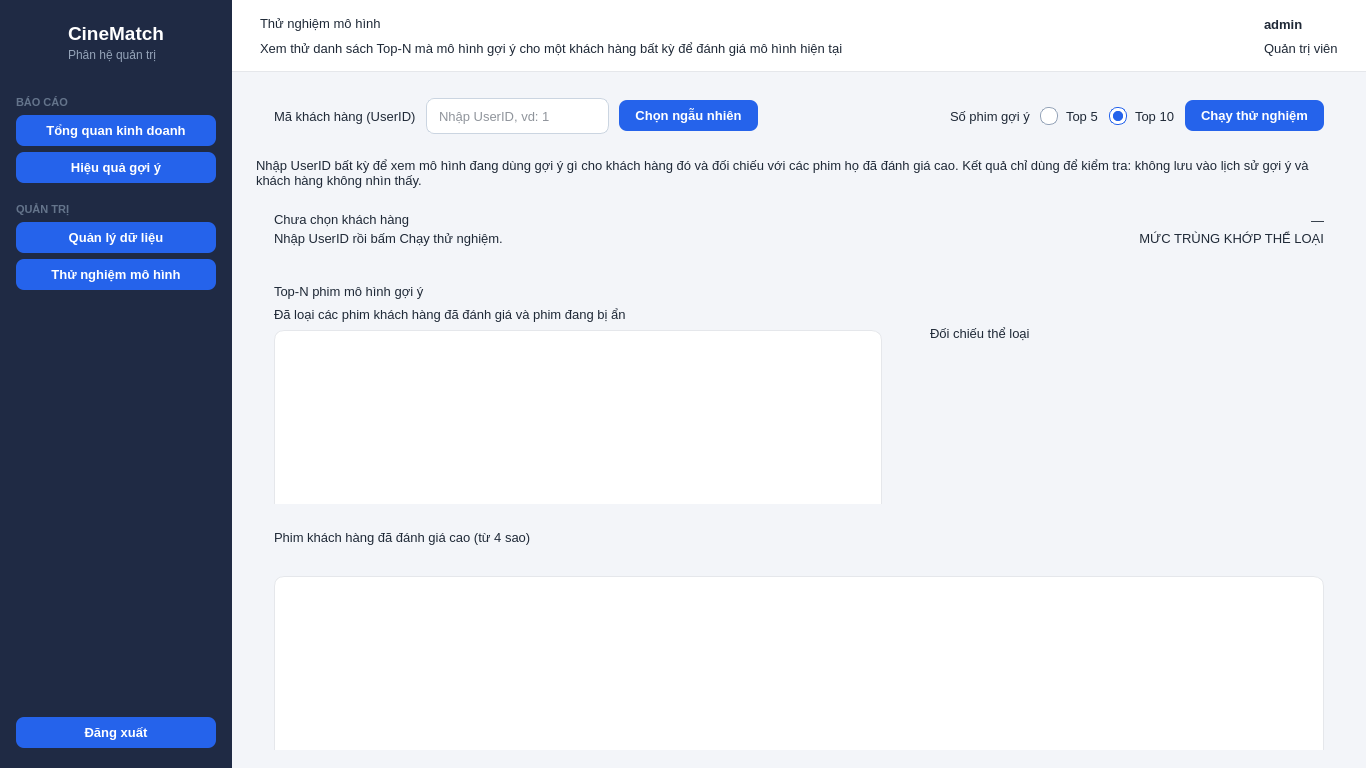
<?xml version='1.0' encoding='UTF-8'?>
<ui version="4.0">
 <class>MainWindow</class>
 <widget class="QMainWindow" name="MainWindow">
  <property name="geometry">
   <rect>
    <x>0</x>
    <y>0</y>
    <width>1366</width>
    <height>768</height>
   </rect>
  </property>
  <property name="minimumSize">
   <size>
    <width>1100</width>
    <height>640</height>
   </size>
  </property>
  <property name="windowTitle">
   <string>CineMatch - Thử nghiệm mô hình</string>
  </property>
  <property name="windowIcon">
   <iconset>
    <normaloff>../images/ic_logo.png</normaloff>
    ../images/ic_logo.png
   </iconset>
  </property>
  <property name="styleSheet">
   <string notr="true">QMainWindow { background-color: #F3F5F9; }
QWidget { font-family: "Segoe UI"; font-size: 10pt; color: #1F2937; }
QWidget#centralwidget { background-color: #F3F5F9; }
QLabel { background: transparent; }
QLabel[role="title"] { font-size: 20pt; font-weight: 700; color: #111827; }
QLabel[role="subtitle"] { font-size: 10pt; color: #6B7280; }
QLabel[role="field"] { font-weight: 600; color: #374151; }
QLabel[role="section"] { font-size: 13pt; font-weight: 700; color: #1F2A44; }
QLabel[role="step"] { font-size: 11pt; font-weight: 700; color: #2563EB; }
QLabel[role="muted"] { color: #6B7280; }
QLabel[role="pageTitle"] { font-size: 15pt; font-weight: 700; color: #111827; }
QLabel[role="info"] { background-color: #FFFBEB; border: 1px solid #FDE68A; border-radius: 10px; padding: 10px 14px; color: #92400E; }
QLineEdit, QComboBox, QSpinBox, QDateEdit { background-color: #FFFFFF; border: 1px solid #CBD5E1; border-radius: 8px; padding: 7px 10px; min-height: 20px; }
QLineEdit:focus, QComboBox:focus, QSpinBox:focus, QDateEdit:focus { border: 1px solid #2563EB; }
QLineEdit:disabled, QComboBox:disabled, QDateEdit:disabled, QSpinBox:disabled { background-color: #F1F5F9; color: #94A3B8; }
QLineEdit[readOnly="true"] { background-color: #F8FAFC; color: #64748B; }
QComboBox::drop-down { border: none; width: 26px; }
QComboBox::down-arrow, QDateEdit::down-arrow { image: url(../images/ic_down.png); width: 14px; height: 14px; }
QDateEdit::drop-down { border: none; width: 26px; }
QComboBox QAbstractItemView { background-color: #FFFFFF; border: 1px solid #CBD5E1; selection-background-color: #DBEAFE; selection-color: #111827; outline: 0; }
QPushButton { background-color: #2563EB; color: #FFFFFF; border: none; border-radius: 8px; padding: 8px 16px; font-weight: 600; }
QPushButton:hover { background-color: #1D4ED8; }
QPushButton:pressed { background-color: #1E40AF; }
QPushButton:disabled { background-color: #BFDBFE; color: #EFF6FF; }
QPushButton[secondary="true"] { background-color: #FFFFFF; color: #2563EB; border: 1px solid #93C5FD; }
QPushButton[secondary="true"]:hover { background-color: #EFF6FF; border: 1px solid #2563EB; }
QPushButton[secondary="true"]:disabled { color: #94A3B8; border: 1px solid #E2E8F0; background-color: #F8FAFC; }
QPushButton[danger="true"] { background-color: #DC2626; }
QPushButton[danger="true"]:hover { background-color: #B91C1C; }
QPushButton[success="true"] { background-color: #16A34A; }
QPushButton[success="true"]:hover { background-color: #15803D; }
QPushButton[dangerOutline="true"] { background-color: #FFFFFF; color: #DC2626; border: 1px solid #FCA5A5; }
QPushButton[dangerOutline="true"]:hover { background-color: #FEF2F2; border: 1px solid #DC2626; }
QPushButton[link="true"] { background-color: transparent; color: #2563EB; padding: 2px 4px; border: none; font-weight: 600; }
QPushButton[link="true"]:hover { color: #1E40AF; text-decoration: underline; }
QCheckBox, QRadioButton { spacing: 8px; background: transparent; }
QCheckBox::indicator, QRadioButton::indicator { width: 16px; height: 16px; }
QCheckBox::indicator { border: 1px solid #94A3B8; border-radius: 4px; background-color: #FFFFFF; }
QCheckBox::indicator:checked { border: 1px solid #2563EB; background-color: #2563EB; image: url(../images/ic_tick.png); }
QRadioButton::indicator { border: 1px solid #94A3B8; border-radius: 8px; background-color: #FFFFFF; }
QRadioButton::indicator:checked { border: 1px solid #2563EB; background-color: qradialgradient(cx:0.5, cy:0.5, radius:0.5, fx:0.5, fy:0.5, stop:0 #2563EB, stop:0.55 #2563EB, stop:0.65 #FFFFFF, stop:1 #FFFFFF); }
QSpinBox { padding-right: 24px; }
QSpinBox::up-button, QSpinBox::down-button { subcontrol-origin: border; width: 22px; border: none; background: transparent; }
QSpinBox::up-button { subcontrol-position: top right; }
QSpinBox::down-button { subcontrol-position: bottom right; }
QSpinBox::up-arrow { image: url(../images/ic_up.png); width: 14px; height: 14px; }
QSpinBox::down-arrow { image: url(../images/ic_down.png); width: 14px; height: 14px; }
QFrame[card="true"] { background-color: #FFFFFF; border: 1px solid #E5E7EB; border-radius: 12px; }
QGroupBox { background-color: #FFFFFF; border: 1px solid #E5E7EB; border-radius: 12px; margin-top: 24px; padding: 16px 12px 12px 12px; font-size: 11pt; font-weight: 700; color: #1F2A44; }
QGroupBox::title { subcontrol-origin: margin; subcontrol-position: top left; left: 12px; padding: 0px 6px; }
QTableWidget { background-color: #FFFFFF; border: 1px solid #E5E7EB; border-radius: 10px; gridline-color: #F1F5F9; alternate-background-color: #F8FAFC; selection-background-color: #DBEAFE; selection-color: #111827; }
QHeaderView::section { background-color: #EEF2FF; color: #1F2A44; font-weight: 700; padding: 7px 6px; border: none; border-right: 1px solid #E0E7FF; border-bottom: 1px solid #E0E7FF; }
QTabWidget::pane { border: none; background: transparent; }
QTabBar::tab { background: transparent; color: #64748B; padding: 10px 22px; font-weight: 700; border: none; border-bottom: 3px solid transparent; margin-right: 6px; }
QTabBar::tab:selected { color: #2563EB; border-bottom: 3px solid #2563EB; }
QTabBar::tab:hover { color: #1D4ED8; }
QScrollArea { border: none; background: transparent; }
QWidget#scrollAreaHomeContents, QWidget#scrollAreaOverviewContents, QWidget#scrollAreaCustomersContents, QWidget#scrollAreaMoviesContents, QWidget#scrollAreaStatsContents { background: transparent; }
QStatusBar { background-color: #FFFFFF; color: #64748B; border-top: 1px solid #E5E7EB; }
QListWidget { background-color: #FFFFFF; border: 1px solid #E5E7EB; border-radius: 10px; padding: 6px; outline: 0; }
QListWidget::item { padding: 8px 8px; border-radius: 6px; }
QListWidget::item:selected { background-color: #DBEAFE; color: #1E3A8A; }
QListWidget::item:hover { background-color: #F1F5F9; }
QFrame#frameHeader { background-color: #FFFFFF; border-bottom: 1px solid #E5E7EB; }
QFrame#frameSidebar { background-color: #1F2A44; }
QFrame#frameForm { background-color: #FFFFFF; }
QFrame#frameBanner { border-image: url(../images/ic_banner.png) 0 0 0 0 stretch stretch; }
QLabel[banner="title"] { color: #FFFFFF; font-size: 28pt; font-weight: 800; }
QLabel[banner="text"] { color: #E2E8F0; font-size: 11pt; }
QLabel[banner="foot"] { color: #94A3B8; font-size: 9pt; }
QLabel#labelSidebarTitle { color: #FFFFFF; font-size: 14pt; font-weight: 800; }
QLabel#labelSidebarSub { color: #94A3B8; font-size: 9pt; }
QPushButton[nav="true"] { background-color: transparent; color: #CBD5E1; text-align: left; padding: 11px 14px; border-radius: 8px; font-weight: 600; }
QPushButton[nav="true"]:hover { background-color: #2C3A5C; color: #FFFFFF; }
QPushButton[active="true"] { background-color: #2563EB; color: #FFFFFF; }
QLabel[kpi="value"] { font-size: 19pt; font-weight: 800; color: #111827; }
QLabel[kpi="caption"] { font-size: 9pt; font-weight: 600; color: #6B7280; }
QFrame#framePredict { background-color: #FFFBEB; border: 1px solid #FDE68A; border-radius: 12px; }
QLabel#labelPredictValue { font-size: 26pt; font-weight: 800; color: #B45309; }
QLabel#labelPredictCaption { font-weight: 700; color: #92400E; }
QPushButton[chip="true"] { background-color: #FFFFFF; color: #334155; border: 1px solid #CBD5E1; border-radius: 18px; padding: 9px 16px; font-weight: 600; }
QPushButton[chip="true"]:hover { border: 1px solid #2563EB; color: #1D4ED8; background-color: #FFFFFF; }
QPushButton[chip="true"]:checked { background-color: #2563EB; color: #FFFFFF; border: 1px solid #2563EB; }
QLabel[role="hint"] { color: #94A3B8; font-size: 9pt; }
QLabel[role="countdown"] { font-weight: 700; color: #B45309; }
QLabel[role="cardTitle"] { font-size: 11.5pt; font-weight: 700; color: #111827; }
QLabel[role="insight"] { color: #475569; }
QLabel[role="badge"] { background-color: #EEF2FF; color: #3730A3; border-radius: 10px; padding: 4px 10px; font-weight: 700; font-size: 9pt; }
QFrame#frameFilterBar { background-color: #FFFFFF; border: 1px solid #E5E7EB; border-radius: 12px; }
QFrame#frameHighlights { background-color: #F8FAFF; border: 1px solid #C7D2FE; border-radius: 12px; }
QProgressBar { border: 1px solid #CBD5E1; border-radius: 8px; background-color: #FFFFFF; text-align: center; height: 18px; }
QProgressBar::chunk { background-color: #2563EB; border-radius: 7px; }
QFrame[movieCard="true"] { background-color: #FFFFFF; border: 1px solid #E5E7EB; border-radius: 12px; }
QFrame[movieCard="true"]:hover { border: 1px solid #60A5FA; background-color: #F8FBFF; }
QLabel[role="match"] { background-color: #DCFCE7; color: #166534; border-radius: 9px; padding: 2px 8px; font-weight: 700; font-size: 9pt; }
QLabel[role="cardScore"] { color: #B45309; font-weight: 700; font-size: 9.5pt; }
QFrame#frameHistoryFilter { background-color: #FFFFFF; border: 1px solid #E5E7EB; border-radius: 12px; }
QWidget#pageBrowse, QWidget#pageResults, QWidget#scrollAreaResultsContents, QWidget#widgetRecommendSection { background: transparent; }
QDialog { background-color: #F3F5F9; }
QProgressBar#progressBarMatch { border: none; border-radius: 5px; background-color: #FDE68A; }
QProgressBar#progressBarMatch::chunk { border-radius: 5px; background-color: #16A34A; }
</string>
  </property>
  <widget class="QWidget" name="centralwidget">
   <layout class="QHBoxLayout" name="horizontalLayout">
    <property name="spacing">
     <number>0</number>
    </property>
    <property name="leftMargin">
     <number>0</number>
    </property>
    <property name="topMargin">
     <number>0</number>
    </property>
    <property name="rightMargin">
     <number>0</number>
    </property>
    <property name="bottomMargin">
     <number>0</number>
    </property>
    <item>
     <widget class="QFrame" name="frameSidebar">
      <property name="minimumSize">
       <size>
        <width>232</width>
        <height>0</height>
       </size>
      </property>
      <property name="maximumSize">
       <size>
        <width>232</width>
        <height>16777215</height>
       </size>
      </property>
      <layout class="QVBoxLayout" name="verticalLayoutSidebar">
       <property name="spacing">
        <number>6</number>
       </property>
       <property name="leftMargin">
        <number>16</number>
       </property>
       <property name="topMargin">
        <number>22</number>
       </property>
       <property name="rightMargin">
        <number>16</number>
       </property>
       <property name="bottomMargin">
        <number>20</number>
       </property>
       <item>
        <layout class="QHBoxLayout" name="horizontalLayoutBrand">
         <property name="spacing">
          <number>10</number>
         </property>
         <property name="leftMargin">
          <number>0</number>
         </property>
         <property name="topMargin">
          <number>0</number>
         </property>
         <property name="rightMargin">
          <number>0</number>
         </property>
         <property name="bottomMargin">
          <number>0</number>
         </property>
         <item>
          <widget class="QLabel" name="labelSidebarLogo">
           <property name="minimumSize">
            <size>
             <width>42</width>
             <height>42</height>
            </size>
           </property>
           <property name="maximumSize">
            <size>
             <width>42</width>
             <height>42</height>
            </size>
           </property>
           <property name="text">
            <string />
           </property>
           <property name="pixmap">
            <pixmap>../images/ic_logo.png</pixmap>
           </property>
           <property name="scaledContents">
            <bool>true</bool>
           </property>
          </widget>
         </item>
         <item>
          <layout class="QVBoxLayout" name="verticalLayoutBrand">
           <property name="spacing">
            <number>0</number>
           </property>
           <property name="leftMargin">
            <number>0</number>
           </property>
           <property name="topMargin">
            <number>0</number>
           </property>
           <property name="rightMargin">
            <number>0</number>
           </property>
           <property name="bottomMargin">
            <number>0</number>
           </property>
           <item>
            <widget class="QLabel" name="labelSidebarTitle">
             <property name="text">
              <string>CineMatch</string>
             </property>
            </widget>
           </item>
           <item>
            <widget class="QLabel" name="labelSidebarSub">
             <property name="text">
              <string>Phân hệ quản trị</string>
             </property>
            </widget>
           </item>
          </layout>
         </item>
        </layout>
       </item>
       <item>
        <spacer name="verticalSpacer">
         <property name="orientation">
          <enum>Qt::Vertical</enum>
         </property>
         <property name="sizeType">
          <enum>QSizePolicy::Fixed</enum>
         </property>
         <property name="sizeHint" stdset="0">
          <size>
           <width>20</width>
           <height>26</height>
          </size>
         </property>
        </spacer>
       </item>
       <item>
        <widget class="QLabel" name="labelMenu">
         <property name="text">
          <string>BÁO CÁO</string>
         </property>
         <property name="styleSheet">
          <string notr="true">color: #64748B; font-size: 8pt; font-weight: 700;</string>
         </property>
        </widget>
       </item>
       <item>
        <widget class="QPushButton" name="pushButtonNavDashboard">
         <property name="text">
          <string>Tổng quan kinh doanh</string>
         </property>
         <property name="cursor">
          <cursorShape>PointingHandCursor</cursorShape>
         </property>
         <property name="icon">
          <iconset>
           <normaloff>../images/ic_dashboard.png</normaloff>
           ../images/ic_dashboard.png
          </iconset>
         </property>
         <property name="iconSize">
          <size>
           <width>20</width>
           <height>20</height>
          </size>
         </property>
         <property name="nav" stdset="0">
          <bool>true</bool>
         </property>
        </widget>
       </item>
       <item>
        <widget class="QPushButton" name="pushButtonNavRecommend">
         <property name="text">
          <string>Hiệu quả gợi ý</string>
         </property>
         <property name="cursor">
          <cursorShape>PointingHandCursor</cursorShape>
         </property>
         <property name="icon">
          <iconset>
           <normaloff>../images/ic_topn_nav.png</normaloff>
           ../images/ic_topn_nav.png
          </iconset>
         </property>
         <property name="iconSize">
          <size>
           <width>20</width>
           <height>20</height>
          </size>
         </property>
         <property name="nav" stdset="0">
          <bool>true</bool>
         </property>
         </widget>
       </item>
       <item>
        <spacer name="verticalSpacer_2">
         <property name="orientation">
          <enum>Qt::Vertical</enum>
         </property>
         <property name="sizeType">
          <enum>QSizePolicy::Fixed</enum>
         </property>
         <property name="sizeHint" stdset="0">
          <size>
           <width>20</width>
           <height>14</height>
          </size>
         </property>
        </spacer>
       </item>
       <item>
        <widget class="QLabel" name="labelMenu2">
         <property name="text">
          <string>QUẢN TRỊ</string>
         </property>
         <property name="styleSheet">
          <string notr="true">color: #64748B; font-size: 8pt; font-weight: 700;</string>
         </property>
        </widget>
       </item>
       <item>
        <widget class="QPushButton" name="pushButtonNavData">
         <property name="text">
          <string>Quản lý dữ liệu</string>
         </property>
         <property name="cursor">
          <cursorShape>PointingHandCursor</cursorShape>
         </property>
         <property name="icon">
          <iconset>
           <normaloff>../images/ic_database.png</normaloff>
           ../images/ic_database.png
          </iconset>
         </property>
         <property name="iconSize">
          <size>
           <width>20</width>
           <height>20</height>
          </size>
         </property>
         <property name="nav" stdset="0">
          <bool>true</bool>
         </property>
        </widget>
       </item>
       <item>
 <widget class="QPushButton" name="pushButtonNavModelTest">
  <property name="text"><string>Thử nghiệm mô hình</string></property>
  <property name="cursor"><cursorShape>PointingHandCursor</cursorShape></property>
  <property name="icon"><iconset>
<normaloff>../images/ic_model.png</normaloff>../images/ic_model.png</iconset></property>
  <property name="iconSize"><size><width>20</width><height>20</height></size></property>
  <property name="nav" stdset="0"><bool>true</bool></property>
  
 <property name="active" stdset="0"><bool>true</bool></property></widget>
</item><item>
        <spacer name="verticalSpacer_3">
         <property name="orientation">
          <enum>Qt::Vertical</enum>
         </property>
         <property name="sizeHint" stdset="0">
          <size>
           <width>20</width>
           <height>20</height>
          </size>
         </property>
        </spacer>
       </item>
       <item>
        <widget class="QPushButton" name="pushButtonLogout">
         <property name="text">
          <string>Đăng xuất</string>
         </property>
         <property name="cursor">
          <cursorShape>PointingHandCursor</cursorShape>
         </property>
         <property name="icon">
          <iconset>
           <normaloff>../images/ic_logout.png</normaloff>
           ../images/ic_logout.png
          </iconset>
         </property>
         <property name="iconSize">
          <size>
           <width>20</width>
           <height>20</height>
          </size>
         </property>
         <property name="nav" stdset="0">
          <bool>true</bool>
         </property>
        </widget>
       </item>
      </layout>
     </widget>
    </item>
    <item>
     <widget class="QFrame" name="frameMain">
      <layout class="QVBoxLayout" name="verticalLayoutMain">
       <property name="spacing">
        <number>0</number>
       </property>
       <property name="leftMargin">
        <number>0</number>
       </property>
       <property name="topMargin">
        <number>0</number>
       </property>
       <property name="rightMargin">
        <number>0</number>
       </property>
       <property name="bottomMargin">
        <number>0</number>
       </property>
       <item>
        <widget class="QFrame" name="frameHeader">
         <property name="minimumSize">
          <size>
           <width>0</width>
           <height>72</height>
          </size>
         </property>
         <property name="maximumSize">
          <size>
           <width>16777215</width>
           <height>72</height>
          </size>
         </property>
         <layout class="QHBoxLayout" name="horizontalLayoutHeader">
          <property name="spacing">
           <number>10</number>
          </property>
          <property name="leftMargin">
           <number>28</number>
          </property>
          <property name="topMargin">
           <number>12</number>
          </property>
          <property name="rightMargin">
           <number>28</number>
          </property>
          <property name="bottomMargin">
           <number>12</number>
          </property>
          <item>
           <layout class="QVBoxLayout" name="verticalLayoutPageTitle">
            <property name="spacing">
             <number>2</number>
            </property>
            <property name="leftMargin">
             <number>0</number>
            </property>
            <property name="topMargin">
             <number>0</number>
            </property>
            <property name="rightMargin">
             <number>0</number>
            </property>
            <property name="bottomMargin">
             <number>0</number>
            </property>
            <item>
             <widget class="QLabel" name="labelPageTitle">
              <property name="text">
               <string>Thử nghiệm mô hình</string>
              </property>
              <property name="role" stdset="0">
               <string notr="true">pageTitle</string>
              </property>
             </widget>
            </item>
            <item>
             <widget class="QLabel" name="labelPageSub">
              <property name="text">
               <string>Xem thử danh sách Top-N mà mô hình gợi ý cho một khách hàng bất kỳ để đánh giá mô hình hiện tại</string>
              </property>
              <property name="role" stdset="0">
               <string notr="true">muted</string>
              </property>
             </widget>
            </item>
           </layout>
          </item>
          <item>
           <spacer name="horizontalSpacer">
            <property name="orientation">
             <enum>Qt::Horizontal</enum>
            </property>
            <property name="sizeHint" stdset="0">
             <size>
              <width>20</width>
              <height>20</height>
             </size>
            </property>
           </spacer>
          </item>
          <item>
           <widget class="QLabel" name="labelAvatar">
            <property name="minimumSize">
             <size>
              <width>32</width>
              <height>32</height>
             </size>
            </property>
            <property name="maximumSize">
             <size>
              <width>32</width>
              <height>32</height>
             </size>
            </property>
            <property name="text">
             <string />
            </property>
            <property name="pixmap">
             <pixmap>../images/ic_avatar_dark.png</pixmap>
            </property>
            <property name="scaledContents">
             <bool>true</bool>
            </property>
           </widget>
          </item>
          <item>
           <layout class="QVBoxLayout" name="verticalLayoutAdmin">
            <property name="spacing">
             <number>0</number>
            </property>
            <property name="leftMargin">
             <number>0</number>
            </property>
            <property name="topMargin">
             <number>0</number>
            </property>
            <property name="rightMargin">
             <number>0</number>
            </property>
            <property name="bottomMargin">
             <number>0</number>
            </property>
            <item>
             <widget class="QLabel" name="labelAdminName">
              <property name="text">
               <string>admin</string>
              </property>
              <property name="styleSheet">
               <string notr="true">font-weight: 700;</string>
              </property>
             </widget>
            </item>
            <item>
             <widget class="QLabel" name="labelAdminRole">
              <property name="text">
               <string>Quản trị viên</string>
              </property>
              <property name="role" stdset="0">
               <string notr="true">muted</string>
              </property>
             </widget>
            </item>
           </layout>
          </item>
         </layout>
        </widget>
       </item>
       <item>
        <widget class="QWidget" name="widgetContent">
 <layout class="QVBoxLayout" name="verticalLayoutContent" stretch="0,0,0,1">
  <property name="spacing"><number>12</number></property><property name="leftMargin"><number>24</number></property><property name="topMargin"><number>14</number></property><property name="rightMargin"><number>24</number></property><property name="bottomMargin"><number>18</number></property>
  <item>
   <widget class="QFrame" name="frameInput">
    <property name="card" stdset="0"><bool>true</bool></property>
    <layout class="QHBoxLayout" name="horizontalLayoutInput">
     <property name="spacing"><number>10</number></property><property name="leftMargin"><number>18</number></property><property name="topMargin"><number>12</number></property><property name="rightMargin"><number>18</number></property><property name="bottomMargin"><number>12</number></property>
     <item><widget class="QLabel" name="labelUserId"><property name="text"><string>Mã khách hàng (UserID)</string></property><property name="role" stdset="0"><string notr="true">field</string></property></widget></item>
     <item>
      <widget class="QLineEdit" name="lineEditUserId">
       <property name="minimumSize"><size><width>170</width><height>0</height></size></property>
       <property name="maximumSize"><size><width>220</width><height>16777215</height></size></property>
       <property name="placeholderText"><string>Nhập UserID, vd: 1</string></property>
       <property name="clearButtonEnabled"><bool>true</bool></property>
      </widget>
     </item>
     <item>
      <widget class="QPushButton" name="pushButtonRandomUser">
       <property name="text"><string>Chọn ngẫu nhiên</string></property>
       <property name="cursor"><cursorShape>PointingHandCursor</cursorShape></property>
       <property name="secondary" stdset="0"><bool>true</bool></property>
      </widget>
     </item>
     <item>
      <spacer name="horizontalSpacerInput">
       <property name="orientation"><enum>Qt::Horizontal</enum></property>
       <property name="sizeHint" stdset="0"><size><width>40</width><height>20</height></size></property>
      </spacer>
     </item>
     <item><widget class="QLabel" name="labelTopN"><property name="text"><string>Số phim gợi ý</string></property><property name="role" stdset="0"><string notr="true">field</string></property></widget></item>
     <item><widget class="QRadioButton" name="radioButtonTop5"><property name="text"><string>Top 5</string></property></widget></item>
     <item><widget class="QRadioButton" name="radioButtonTop10"><property name="text"><string>Top 10</string></property><property name="checked"><bool>true</bool></property></widget></item>
     <item>
      <widget class="QPushButton" name="pushButtonRunTest">
       <property name="text"><string>Chạy thử nghiệm</string></property>
       <property name="cursor"><cursorShape>PointingHandCursor</cursorShape></property>
       <property name="icon"><iconset>
<normaloff>../images/ic_predict.png</normaloff>../images/ic_predict.png</iconset></property>
       <property name="iconSize"><size><width>18</width><height>18</height></size></property>
      </widget>
     </item>
    </layout>
   </widget>
  </item>
  <item><widget class="QLabel" name="labelTestNote"><property name="text"><string>Nhập UserID bất kỳ để xem mô hình đang dùng gợi ý gì cho khách hàng đó và đối chiếu với các phim họ đã đánh giá cao. Kết quả chỉ dùng để kiểm tra: không lưu vào lịch sử gợi ý và khách hàng không nhìn thấy.</string></property><property name="role" stdset="0"><string notr="true">info</string></property><property name="wordWrap"><bool>true</bool></property></widget></item>
  <item>
   <widget class="QFrame" name="frameUserSummary">
    <property name="card" stdset="0"><bool>true</bool></property>
    <layout class="QHBoxLayout" name="horizontalLayoutUserSummary">
     <property name="spacing"><number>14</number></property><property name="leftMargin"><number>18</number></property><property name="topMargin"><number>12</number></property><property name="rightMargin"><number>18</number></property><property name="bottomMargin"><number>12</number></property>
     <item>
      <layout class="QVBoxLayout" name="verticalLayoutUserInfo">
       <property name="spacing"><number>4</number></property>
       <item><widget class="QLabel" name="labelUserTitle"><property name="text"><string>Chưa chọn khách hàng</string></property><property name="role" stdset="0"><string notr="true">cardTitle</string></property></widget></item>
       <item><widget class="QLabel" name="labelUserDetail"><property name="text"><string>Nhập UserID rồi bấm Chạy thử nghiệm.</string></property><property name="role" stdset="0"><string notr="true">insight</string></property><property name="wordWrap"><bool>true</bool></property></widget></item>
      </layout>
     </item>
     <item>
      <layout class="QVBoxLayout" name="verticalLayoutMatch">
       <property name="spacing"><number>2</number></property>
       <item><widget class="QLabel" name="labelMatchValue"><property name="text"><string>—</string></property><property name="kpi" stdset="0"><string notr="true">value</string></property><property name="alignment"><set>Qt::AlignRight|Qt::AlignVCenter</set></property></widget></item>
       <item><widget class="QLabel" name="labelMatchCaption"><property name="text"><string>MỨC TRÙNG KHỚP THỂ LOẠI</string></property><property name="kpi" stdset="0"><string notr="true">caption</string></property><property name="alignment"><set>Qt::AlignRight|Qt::AlignVCenter</set></property></widget></item>
      </layout>
     </item>
    </layout>
   </widget>
  </item>
  <item>
   <layout class="QHBoxLayout" name="horizontalLayoutResult" stretch="3,2">
    <property name="spacing"><number>12</number></property>
    <item>
     <widget class="QFrame" name="frameTopN">
      <property name="card" stdset="0"><bool>true</bool></property>
      <layout class="QVBoxLayout" name="verticalLayoutTopN">
       <property name="spacing"><number>8</number></property><property name="leftMargin"><number>18</number></property><property name="topMargin"><number>14</number></property><property name="rightMargin"><number>18</number></property><property name="bottomMargin"><number>16</number></property>
       <item><widget class="QLabel" name="labelTopNTitle"><property name="text"><string>Top-N phim mô hình gợi ý</string></property><property name="role" stdset="0"><string notr="true">cardTitle</string></property></widget></item>
       <item><widget class="QLabel" name="labelTopNSub"><property name="text"><string>Đã loại các phim khách hàng đã đánh giá và phim đang bị ẩn</string></property><property name="role" stdset="0"><string notr="true">insight</string></property><property name="wordWrap"><bool>true</bool></property></widget></item>
       <item>
<widget class="QTableWidget" name="tableWidgetTopN">
 <attribute name="horizontalHeaderStretchLastSection"><bool>true</bool></attribute>
 <attribute name="verticalHeaderVisible"><bool>false</bool></attribute>
 <attribute name="horizontalHeaderHighlightSections"><bool>false</bool></attribute>
 <property name="minimumSize"><size><width>0</width><height>330</height></size></property>
 <property name="alternatingRowColors"><bool>true</bool></property>
 <property name="selectionMode"><enum>QAbstractItemView::SingleSelection</enum></property>
 <property name="selectionBehavior"><enum>QAbstractItemView::SelectRows</enum></property>
 <property name="editTriggers"><set>QAbstractItemView::NoEditTriggers</set></property>
 <property name="showGrid"><bool>false</bool></property>
 <property name="wordWrap"><bool>false</bool></property>
</widget></item>
      </layout>
     </widget>
    </item>
    <item>
     <widget class="QFrame" name="frameCompare">
      <property name="card" stdset="0"><bool>true</bool></property>
      <layout class="QVBoxLayout" name="verticalLayoutCompare">
       <property name="spacing"><number>8</number></property><property name="leftMargin"><number>18</number></property><property name="topMargin"><number>14</number></property><property name="rightMargin"><number>18</number></property><property name="bottomMargin"><number>16</number></property>
       <item><widget class="QLabel" name="labelCompareTitle"><property name="text"><string>Đối chiếu thể loại</string></property><property name="role" stdset="0"><string notr="true">cardTitle</string></property></widget></item>
       <item><widget class="QLabel" name="labelCompareInsight"><property name="text"><string /></property><property name="role" stdset="0"><string notr="true">insight</string></property><property name="wordWrap"><bool>true</bool></property></widget></item>
       <item><layout class="QVBoxLayout" name="verticalLayoutPlotCompare" /></item>
      </layout>
     </widget>
    </item>
   </layout>
  </item>
  <item>
   <widget class="QFrame" name="frameLiked">
    <property name="card" stdset="0"><bool>true</bool></property>
    <layout class="QVBoxLayout" name="verticalLayoutLiked">
     <property name="spacing"><number>8</number></property><property name="leftMargin"><number>18</number></property><property name="topMargin"><number>14</number></property><property name="rightMargin"><number>18</number></property><property name="bottomMargin"><number>16</number></property>
     <item><widget class="QLabel" name="labelLikedTitle"><property name="text"><string>Phim khách hàng đã đánh giá cao (từ 4 sao)</string></property><property name="role" stdset="0"><string notr="true">cardTitle</string></property></widget></item>
     <item><widget class="QLabel" name="labelLikedSub"><property name="text"><string /></property><property name="role" stdset="0"><string notr="true">insight</string></property><property name="wordWrap"><bool>true</bool></property></widget></item>
     <item>
<widget class="QTableWidget" name="tableWidgetLiked">
 <attribute name="horizontalHeaderStretchLastSection"><bool>true</bool></attribute>
 <attribute name="verticalHeaderVisible"><bool>false</bool></attribute>
 <attribute name="horizontalHeaderHighlightSections"><bool>false</bool></attribute>
 <property name="minimumSize"><size><width>0</width><height>230</height></size></property>
 <property name="alternatingRowColors"><bool>true</bool></property>
 <property name="selectionMode"><enum>QAbstractItemView::SingleSelection</enum></property>
 <property name="selectionBehavior"><enum>QAbstractItemView::SelectRows</enum></property>
 <property name="editTriggers"><set>QAbstractItemView::NoEditTriggers</set></property>
 <property name="showGrid"><bool>false</bool></property>
 <property name="wordWrap"><bool>false</bool></property>
</widget></item>
    </layout>
   </widget>
  </item>
 </layout>
</widget></item>
      </layout>
     </widget>
    </item>
   </layout>
  </widget>
 </widget>
 <resources />
 <connections />
</ui>
